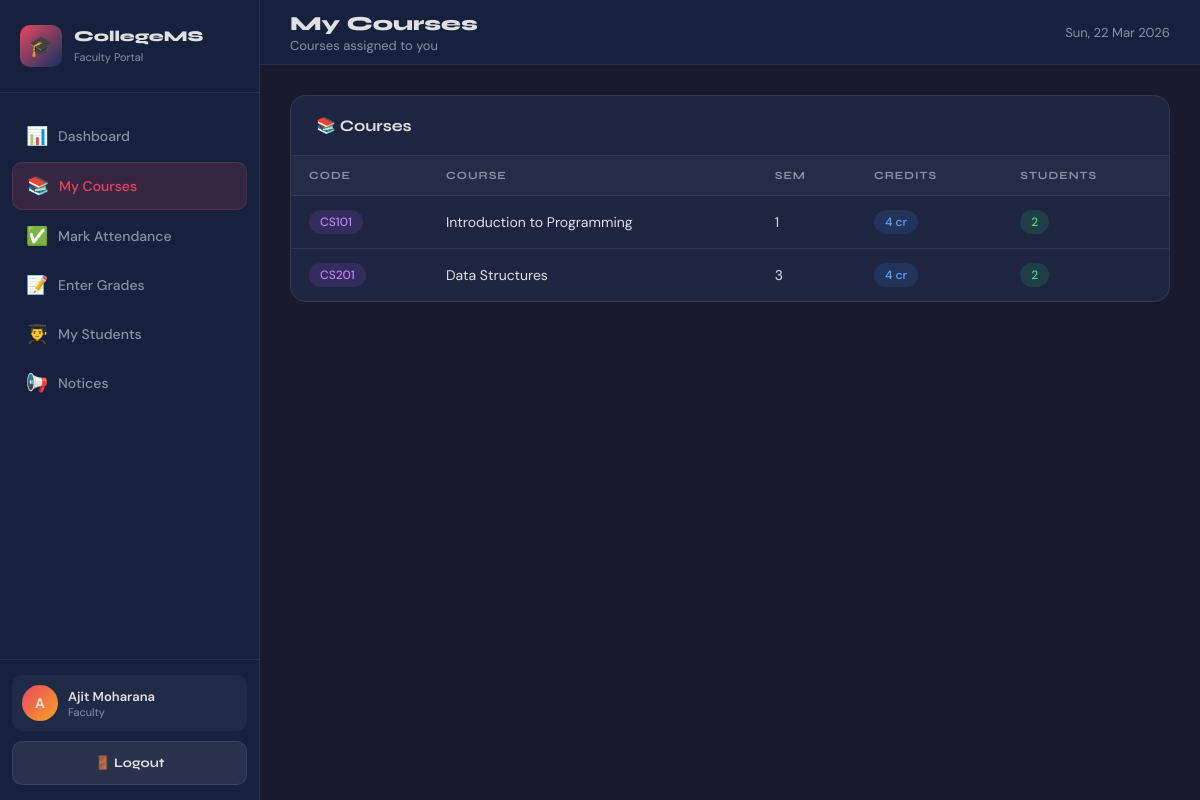
Page /faculty/my_courses.php (signed in) on the committed database.
### tables this page shows
CREATE TABLE courses (
  id INT AUTO_INCREMENT PRIMARY KEY,
  course_code VARCHAR(20) NOT NULL UNIQUE,
  course_name VARCHAR(150) NOT NULL,
  department_id INT NULL,
  faculty_id INT NULL,
  semester INT NOT NULL DEFAULT 1,
  credits INT NOT NULL DEFAULT 3,
  created_at TIMESTAMP DEFAULT CURRENT_TIMESTAMP,
  CONSTRAINT fk_courses_dept FOREIGN KEY (department_id) REFERENCES departments(id) ON DELETE SET NULL,
  CONSTRAINT fk_courses_faculty FOREIGN KEY (faculty_id) REFERENCES faculty(id) ON DELETE SET NULL,
  INDEX idx_courses_dept (department_id),
  INDEX idx_courses_faculty (faculty_id)
);

### includes/auth.php (called while the page is built, shortened)
<?php
function e($value): string {
    return htmlspecialchars((string)$value, ENT_QUOTES, 'UTF-8');
}
?>

### faculty/my_courses.php (the view, shortened to what this page needs)
<?php
require_once '../includes/db.php';
require_once '../includes/auth.php';
$user_id = (int)($_SESSION['user_id'] ?? 0);
$stmt = mysqli_prepare($conn, "SELECT id, name FROM faculty WHERE user_id=? LIMIT 1");
mysqli_stmt_bind_param($stmt, "i", $user_id);
mysqli_stmt_execute($stmt);
$faculty = mysqli_fetch_assoc(mysqli_stmt_get_result($stmt));
$faculty_pk = (int)$faculty['id'];
$stmt = mysqli_prepare($conn, "
  SELECT c.*, COUNT(e.id) AS enrolled_students
  FROM courses c
  LEFT JOIN enrollments e ON e.course_id = c.id
  WHERE c.faculty_id = ?
  GROUP BY c.id
  ORDER BY c.course_code
");
mysqli_stmt_bind_param($stmt, "i", $faculty_pk);
mysqli_stmt_execute($stmt);
$courses = mysqli_stmt_get_result($stmt);
?>
<!DOCTYPE html>
<html lang="en">
<head>
  <link rel="stylesheet" href="../css/style.css">
</head>
<body>
<div class="dashboard-layout">
  <aside class="sidebar" id="sidebar">
    <div class="sidebar-header"><div class="logo-icon">🎓</div><div><h3>CollegeMS</h3><span>Faculty Portal</span></div></div>
    <nav class="sidebar-nav">
      <a href="dashboard.php"  class="nav-link"><span class="nav-icon">📊</span> Dashboard</a>
      <a href="my_courses.php" class="nav-link active"><span class="nav-icon">📚</span> My Courses</a>
      <a href="attendance.php" class="nav-link"><span class="nav-icon">✅</span> Mark Attendance</a>
      <a href="grades.php"     class="nav-link"><span class="nav-icon">📝</span> Enter Grades</a>
      <a href="students.php"   class="nav-link"><span class="nav-icon">👨‍🎓</span> My Students</a>
      <a href="notices.php"    class="nav-link"><span class="nav-icon">📢</span> Notices</a>
    </nav>
    <div class="sidebar-footer">
      <div class="user-info">
        <div class="user-avatar"><?= e(strtoupper(substr($_SESSION['user_name'] ?? 'F', 0, 1))) ?></div>
        <div><div class="user-name"><?= e($_SESSION['user_name'] ?? 'Faculty') ?></div><div class="user-role">Faculty</div></div>
      </div>
      <a href="logout.php" class="btn btn-secondary" style="width:100%; font-size:13px;">🚪 Logout</a>
    </div>
  </aside>
  <div class="main-content">
    <header class="topbar">
      <div style="display:flex; align-items:center; gap:15px;">
        <div class="topbar-title"><h1>My Courses</h1><p>Courses assigned to you</p></div>
      </div>
      <div class="topbar-right"><div style="font-size:13px; color:var(--text-muted)"><?= date('D, d M Y') ?></div></div>
    </header>
    <div class="page-content">
      <div class="card">
        <div class="card-header"><h3>📚 Courses</h3></div>
        <div class="table-responsive">
          <table>
            <thead><tr><th>Code</th><th>Course</th><th>Sem</th><th>Credits</th><th>Students</th></tr></thead>
            <tbody>
              <?php $has=false; while($c=mysqli_fetch_assoc($courses)) { $has=true; ?>
              <tr>
                <td><span class="chip chip-purple"><?= e($c['course_code']) ?></span></td>
                <td><?= e($c['course_name']) ?></td>
                <td><?= (int)$c['semester'] ?></td>
                <td><span class="chip chip-info"><?= (int)$c['credits'] ?> cr</span></td>
                <td><span class="chip chip-success"><?= (int)$c['enrolled_students'] ?></span></td>
              </tr>
              <?php } ?>
            </tbody>
          </table>
        </div>
      </div>
    </div>
  </div>
</div>
</body>
</html>

### rows in the picture
courses: course_code "CS101", course_name "Introduction to Programming", semester "1", credits "4", enrolled_students "2"
courses: course_code "CS201", course_name "Data Structures", semester "3", credits "4", enrolled_students "2"

### other values in the picture
substr($_SESSION['user_name'] ?? 'F', 0, 1) "A"
$_SESSION['user_name'] "Ajit Moharana"
